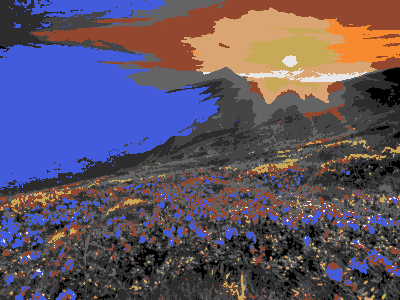
#> input picture assets/s1.bmp, 400 x 300 px
$ python convert.py
#> lines starting #> are read from the running program, lines starting #| are printed output that depends on the picture
from PIL import Image
import numpy as np

im = Image.open("./s1.bmp")
#> im is the input picture: PIL image 400x300 P; mean R, G, B 93.9, 83.8, 101.1
indexed = np.array(im)
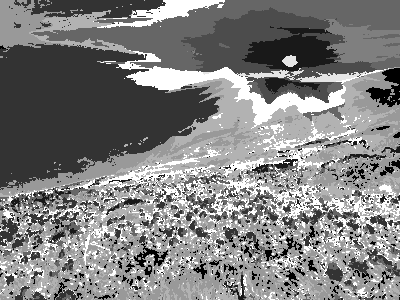
#> indexed: shape (300, 400); min 0, max 10, mean 5.04; drawn with min black and max white

b = []
for l in indexed:
    for val in l:
        b.append(val)
#> after the loop, b = 120000 items

with open("./s1.b", "wb") as f:
    f.write(bytes(b))
